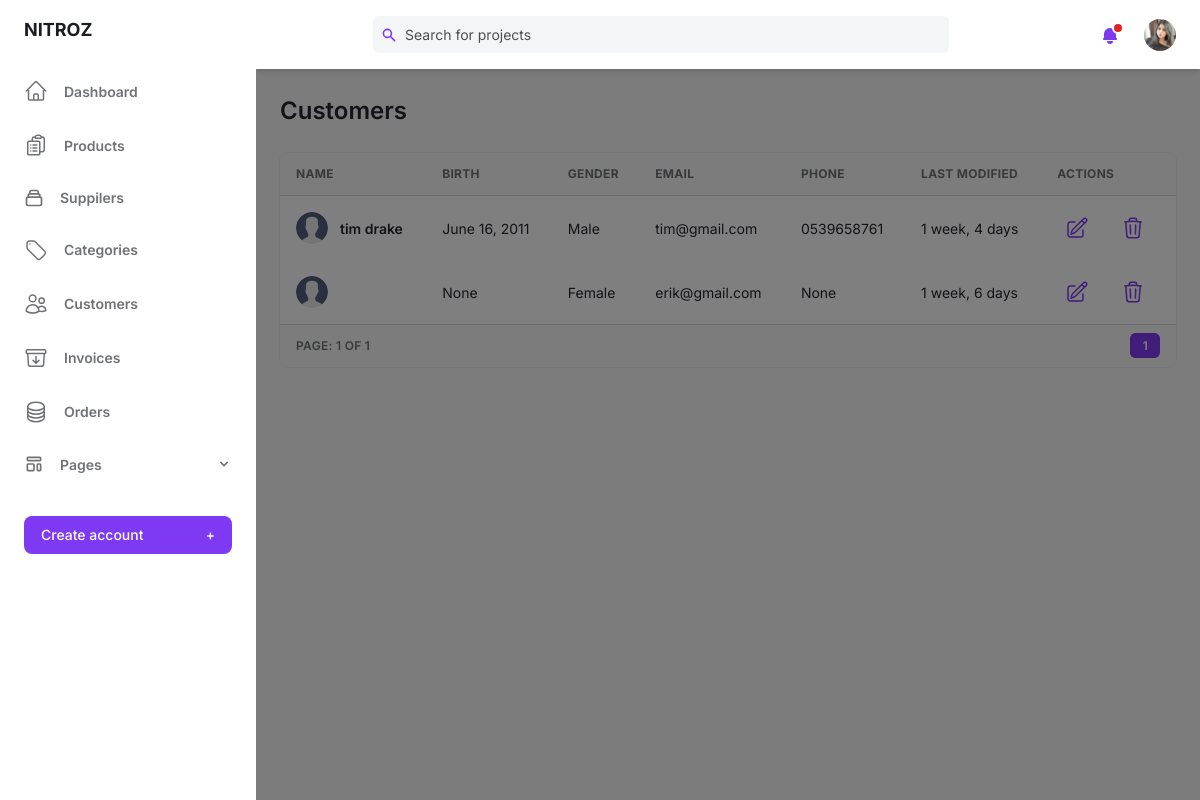
/super/customer/ (signed in), run on an earlier commit of the app's database.
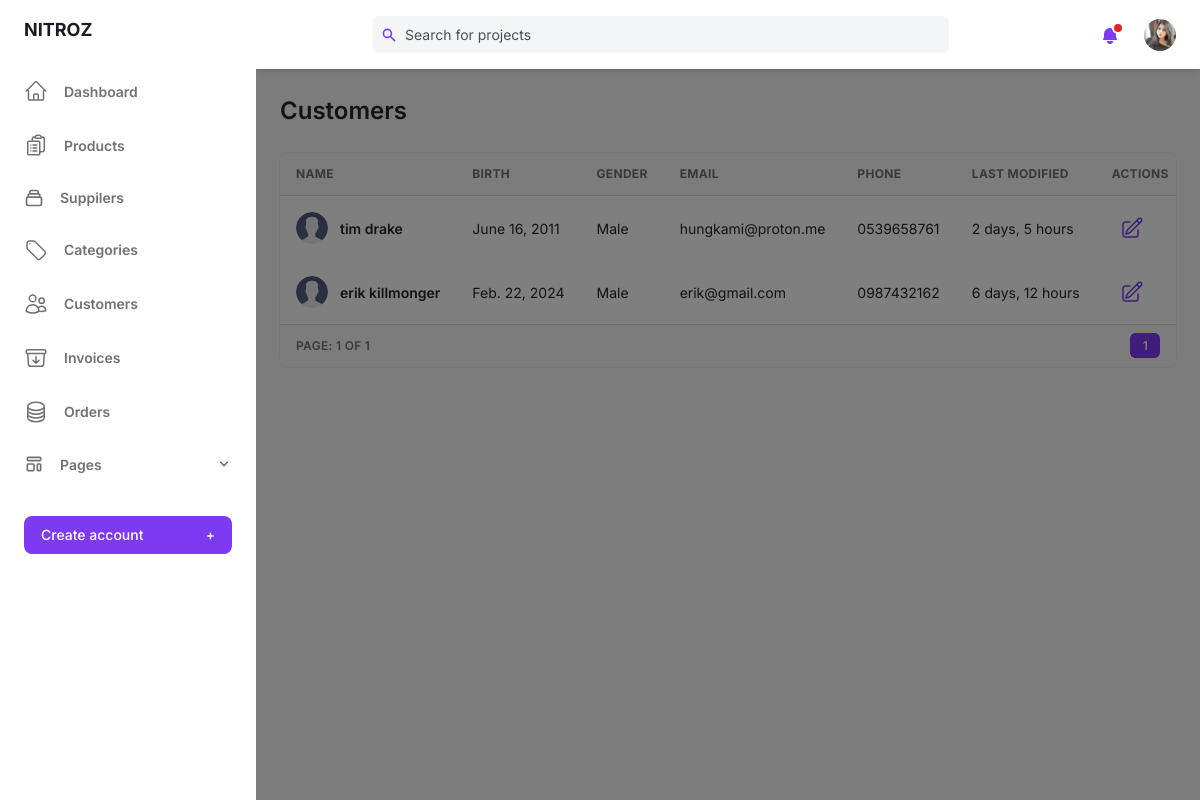
And on a later commit of the database.
### base/models.py (models this page shows)
class User(AbstractUser):
    birth = models.DateField(blank=True,null=True)
    gender = models.BooleanField(default=False)
    email = models.EmailField(unique=True)
    phone = models.CharField(max_length=10,blank=True,null=True)
    avatar = models.ImageField(null=True,blank=True,upload_to='users/',default= 'users/avatar.svg')
    old_cart = models.CharField(max_length=200, blank=True, null=True)
    updated = models.DateTimeField(auto_now=True)
    created = models.DateTimeField(auto_now_add=True)
    USERNAME_FIELD = 'email'
    REQUIRED_FIELDS = []
    @property
    def ImageURL(self):
        try:
            url = self.avatar.url
        except:
            url = ''
        return url
    objects = CustomUserManager()

### base/views.py (the view)
# urls.py: path('super/customer/', views.customerAdmin, name="customerAdmin"),
@login_required(login_url='/super/login/')
def customerAdmin(request):
    pageView = 'read'
    if 'q' in request.GET:
        q = request.GET['q']
        mutiple_q = Q( Q(username__icontains=q) |
                        Q(first_name__icontains=q) |
                        Q(last_name__icontains=q) |
                        Q(email__icontains=q))
        customers = User.objects.filter(mutiple_q, is_staff=False)
    else:
        customers = User.objects.filter(is_staff=False)
    page = Paginator(customers, 4)
    page_list = request.GET.get('page')
    page = page.get_page(page_list)
    context = {'customers':customers, 'page':page, 'pageView':pageView}
    return render(request, 'base/admin/customer.html',context)

### base/context_processors.py (called while the page is built)
def cart(request):
    return {'cart': Cart(request)}

### base/templates/base/admin/customer.html (shortened to what the changed rows need)
{% extends "admin/main.html" %}
{% block content %}
<main class="h-full pb-16 overflow-y-auto">
    <div class="container grid px-6 mx-auto">
      {% if pageView == 'read' %}
      <h2 class="my-6 text-2xl font-semibold text-gray-700 dark:text-gray-200">Customers</h2>
      {% elif pageView == 'edit' %}
      <h2 class="my-6 text-2xl font-semibold text-gray-700 dark:text-gray-200">Edit Customer</h2>
      {% endif %}
      {% if pageView == 'read' %}
      <div class="w-full overflow-hidden rounded-lg shadow-xs">
        <div class="w-full overflow-x-auto">
            <table class="w-full whitespace-no-wrap">
                <thead>
                <tr class="text-xs font-semibold tracking-wide text-left text-gray-500 uppercase border-b dark:border-gray-700 bg-gray-50 dark:text-gray-400 dark:bg-gray-800">
                    <th class="px-4 py-3">Name</th>
                    <th class="px-4 py-3">Birth</th>
                    <th class="px-4 py-3">Gender</th>
                    <th class="px-4 py-3">Email</th>
                    <th class="px-4 py-3">Phone</th>
                    <th class="px-4 py-3">Last Modified</th>
                    <th class="px-4 py-3">Actions</th>
                </tr>
                </thead>
                {% for user in page.object_list %}
                <tbody class="bg-white divide-y dark:divide-gray-700 dark:bg-gray-800">
                <tr class="text-gray-700 dark:text-gray-400">
                    <td class="px-4 py-3">
                    <div class="flex items-center text-sm">
                        <div class="relative hidden w-8 h-8 mr-3 rounded-full md:block">
                        <img
                            class="object-cover w-full h-full rounded-full"
                            src="{{user.ImageURL}}" alt="" loading="lazy"/>
                        <div class="absolute inset-0 rounded-full shadow-inner" aria-hidden="true"></div>
                        </div>
                        <div>
                        <p class="font-semibold">{{user.first_name}} {{user.last_name}}</p>
                        </div>
                    </div>
                    </td>
                    <td class="px-4 py-3 text-sm">{{user.birth}}</td>
                    {% if user.gender %}
                    <td class="px-4 py-3 text-sm">Male</td>
                    {% else %}
                    <td class="px-4 py-3 text-sm">Female</td>
                    {% endif %}
                    <td class="px-4 py-3 text-sm">{{user.email}}</td>
                    <td class="px-4 py-3 text-sm">{{user.phone}}</td>
                    <td class="px-4 py-3 text-sm">{{user.updated|timesince}}</td>
                    <td class="px-4 py-3">
                    <div class="flex items-center space-x-4 text-sm">
                        <button class="flex items-center justify-between px-2 py-2 text-sm font-medium leading-5 text-purple-600 rounded-lg dark:text-gray-400 focus:outline-none focus:shadow-outline-gray"
                        aria-label="Edit"><a href="{% url 'updateCustomer' user.id %}">
                        </a>
                        </button>
                        <button class="flex items-center justify-between px-2 py-2 text-sm font-medium leading-5 text-purple-600 rounded-lg dark:text-gray-400 focus:outline-none focus:shadow-outline-gray"
                        aria-label="Delete"><a href="{% url 'deleteCustomer' user.id %}">
                        </a>
                        </button>
                    </div>
                    </td>
                </tr>
                </tbody>
                {% endfor %}
            </table>
        </div>
      </div>
      {% endif %}
    </div>
</main>
{% endblock content %}

What changed in the data, as far as the page shows it:
changed User "tim": email "tim@gmail.com" → "hungkami@proton.me"; updated "1 week, 4 days" → "2 days, 5 hours"
changed User "erik@gmail.com": first_name (not shown) → "erik"; last_name (not shown) → "killmonger"; birth "None" → "Feb. 22, 2024"; phone "None" → "0987432162"; updated "1 week, 6 days" → "6 days, 12 hours"; gender "Female" → "Male"
